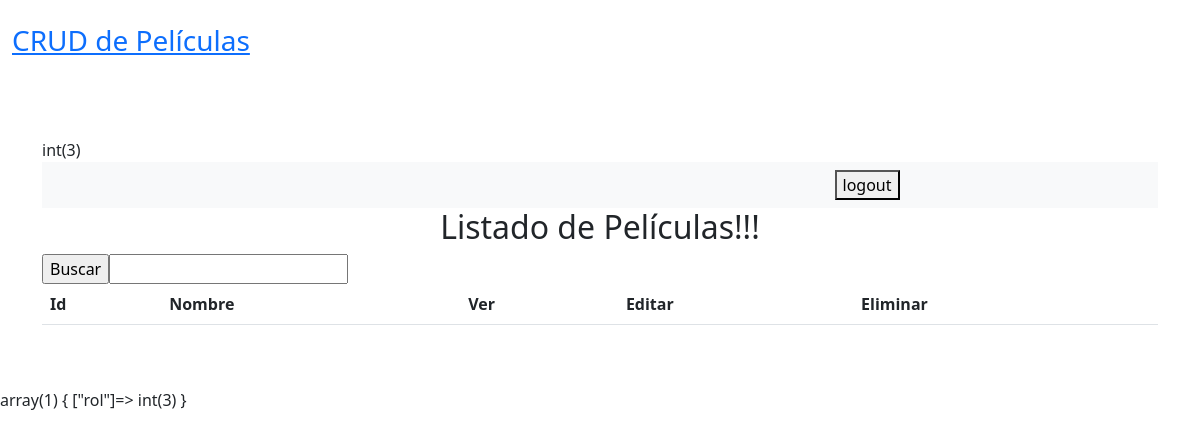
Before: / with the older database file.
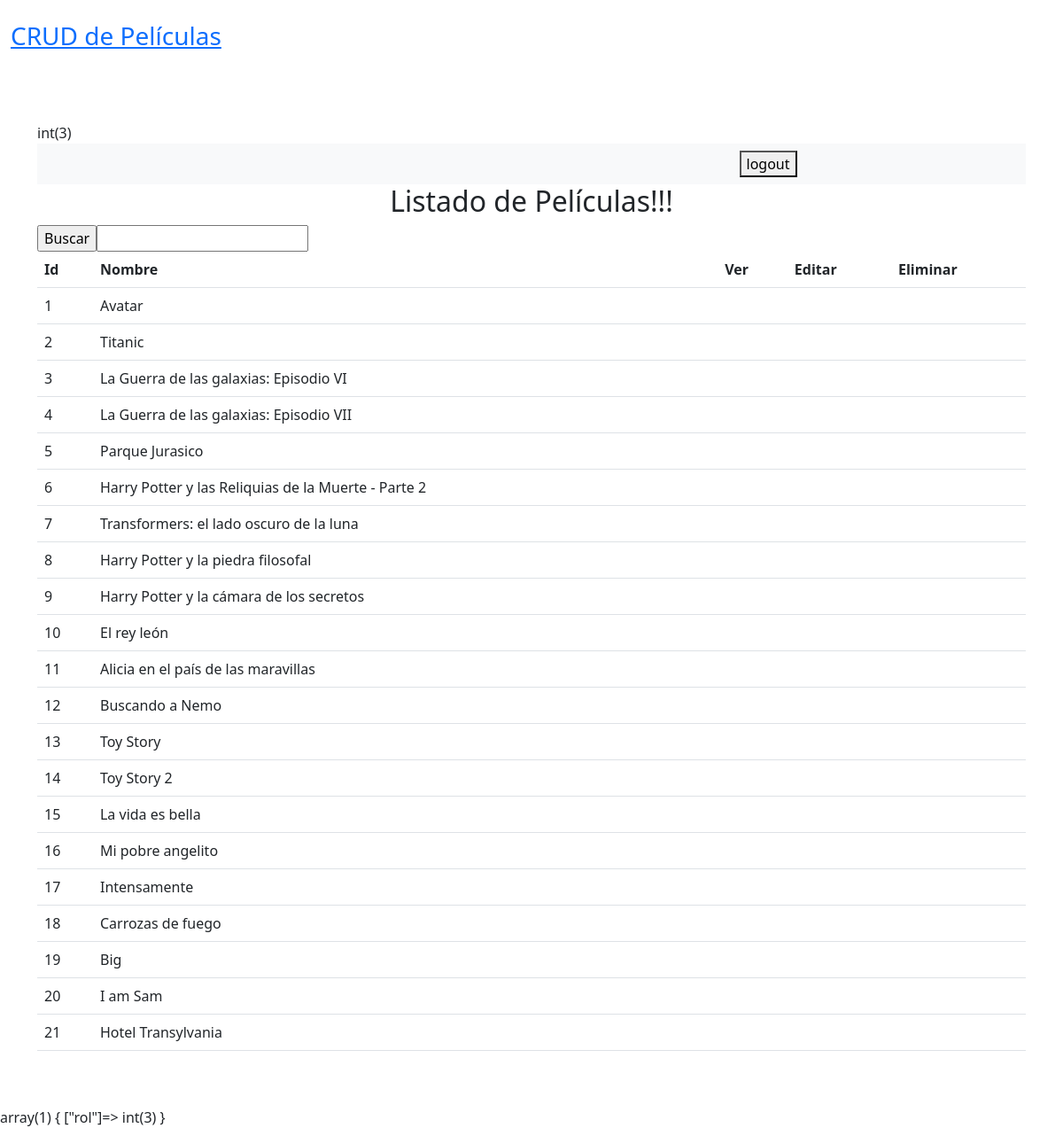
After: the same page with the newer database file.
### tables this page shows
CREATE TABLE
    `movies` (
        `id` int(10) unsigned NOT NULL AUTO_INCREMENT,
        `title` varchar(500) NOT NULL,
        `rating` decimal(3, 1) unsigned NOT NULL,
        `awards` int(10) unsigned NOT NULL DEFAULT '0',
        `release_date` datetime NOT NULL,
        `length` int(10) unsigned DEFAULT NULL,
        `genre_id` int(10) unsigned DEFAULT NULL,
        `img` VARCHAR (40),
        PRIMARY KEY (`id`),
        KEY `movies_genre_id_foreign` (`genre_id`),
        CONSTRAINT `movies_genre_id_foreign` FOREIGN KEY (`genre_id`) REFERENCES `genres` (`id`)
    );

### views/MontaTpls.php (called while the page is built)
<?php
class MontaTpls
{
	public function montaTpls()
	{
		require_once "views/template.php";
	}
}

### loader.php (called while the page is built, shortened)
<?php
$tpl = new MontaTpls();
var_dump($_SESSION);

### index.php (called while the page is built)
<?php
include 'loader.php';

### models/Consulta.php (called while the page is built, shortened)
<?php
class Consulta
{
    public function listarPeliculas($bd, $movies)
    {
        $sql = "SELECT* FROM $movies";
        $query = $bd->prepare($sql);
        $query->execute();
        $peliculas = $query->fetchAll(PDO::FETCH_ASSOC);
        return $peliculas;
    }
}

### views/tpls/inicio.php (the view, shortened to what this page needs)
<?php
$bd = new BaseMysql();
$consulta = new Consulta();
var_dump($_SESSION['rol']);
if ($_SERVER['REQUEST_METHOD'] == 'GET' && (isset($_GET['busqueda']))) {
	$peliculas = $consulta->buscarPelicula($bd, 'movies', $_GET['busqueda']);
} else {
	$peliculas = $consulta->listarPeliculas($bd, 'movies');
}
?>
<nav class="container bg-light">
	<div class="container">
		<ul class="nav nav-justified py-2 nav-pills">
			<li class="nav-item">
			</li>
			<li class="nav-item">
				<form action="./controllers/logout.php">
					<button type="submit">logout</button>
				</form>
			</li>
		</ul>
	</div>
</nav>
<h2 class="text-center">Listado de Películas!!!</h2>
<div>
	<form action="" method="get">
		<input type="submit" value="Buscar"><input type="text" name="busqueda">
	</form>
</div>
<table class="table">
	<thead>
		<tr>
			<th>Id</th>
			<th>Nombre</th>
			<th>Ver</th>
			<th>Editar</th>
			<th>Eliminar</th>
		</tr>
	</thead>
	<tbody>
		<?php foreach ($peliculas as $key => $value) : ?>
			<tr>
				<td><?= $value['id']; ?></td>
				<td><?= $value['title']; ?></td>
				<td>
				</td>
				<td>
				</td>
				<td>
				</td>
			</tr>
		<?php endforeach; ?>
	</tbody>
</table>

### views/template.php (shortened to what this page needs)
<!DOCTYPE html>
<html lang="es">
<head>
    <link rel="stylesheet" href="https://cdn.jsdelivr.net/npm/bootstrap@5.2.3/dist/css/bootstrap.min.css">
</head>
<body>
    <div class="container-fluid py-4">
        <div class="justified ">
            <a href="<?= url_inici ?>">
                <h3>CRUD de Películas</h3>
            </a>
        </div>
    </div>
    <main class="container-fluid">
        <div class="container py-5">
            <?php
            if (isset($_GET["tpls"])) {
                $rutas = explode("/", $_GET["tpls"]);
                if (
                    $rutas[0] == "inicio" ||
                    $rutas[0] == "agregarPelicula" ||
                    $rutas[0] == "detallePelicula" ||
                    $rutas[0] == "editarPelicula" ||
                    $rutas[0] == "borrarPelicula" ||
                    $rutas[0] == "busqueda"
                ) {
                    include "tpls/" . $rutas[0] . ".php";
                } else {
                    include "tpls/error404.php";
                }
            } else {
                include "tpls/inicio.php";
            }
            ?>
        </div>
    </main>
</body>
</html>

Changed rows visible on the page:
added movies: id "1", title "Avatar"
added movies: id "2", title "Titanic"
added movies: id "3", title "La Guerra de las galaxias: Episodio VI"
added movies: id "4", title "La Guerra de las galaxias: Episodio VII"
added movies: id "5", title "Parque Jurasico"
added movies: id "6", title "Harry Potter y las Reliquias de la Muerte - Parte 2"
added movies: id "7", title "Transformers: el lado oscuro de la luna"
added movies: id "8", title "Harry Potter y la piedra filosofal"
added movies: id "9", title "Harry Potter y la cámara de los secretos"
added movies: id "10", title "El rey león"
added movies: id "11", title "Alicia en el país de las maravillas"
added movies: id "12", title "Buscando a Nemo"
added movies: id "13", title "Toy Story"
added movies: id "14", title "Toy Story 2"
added movies: id "15", title "La vida es bella"
added movies: id "16", title "Mi pobre angelito"
added movies: id "17", title "Intensamente"
added movies: id "18", title "Carrozas de fuego"
added movies: id "19", title "Big"
added movies: id "20", title "I am Sam"
added movies: id "21", title "Hotel Transylvania"
